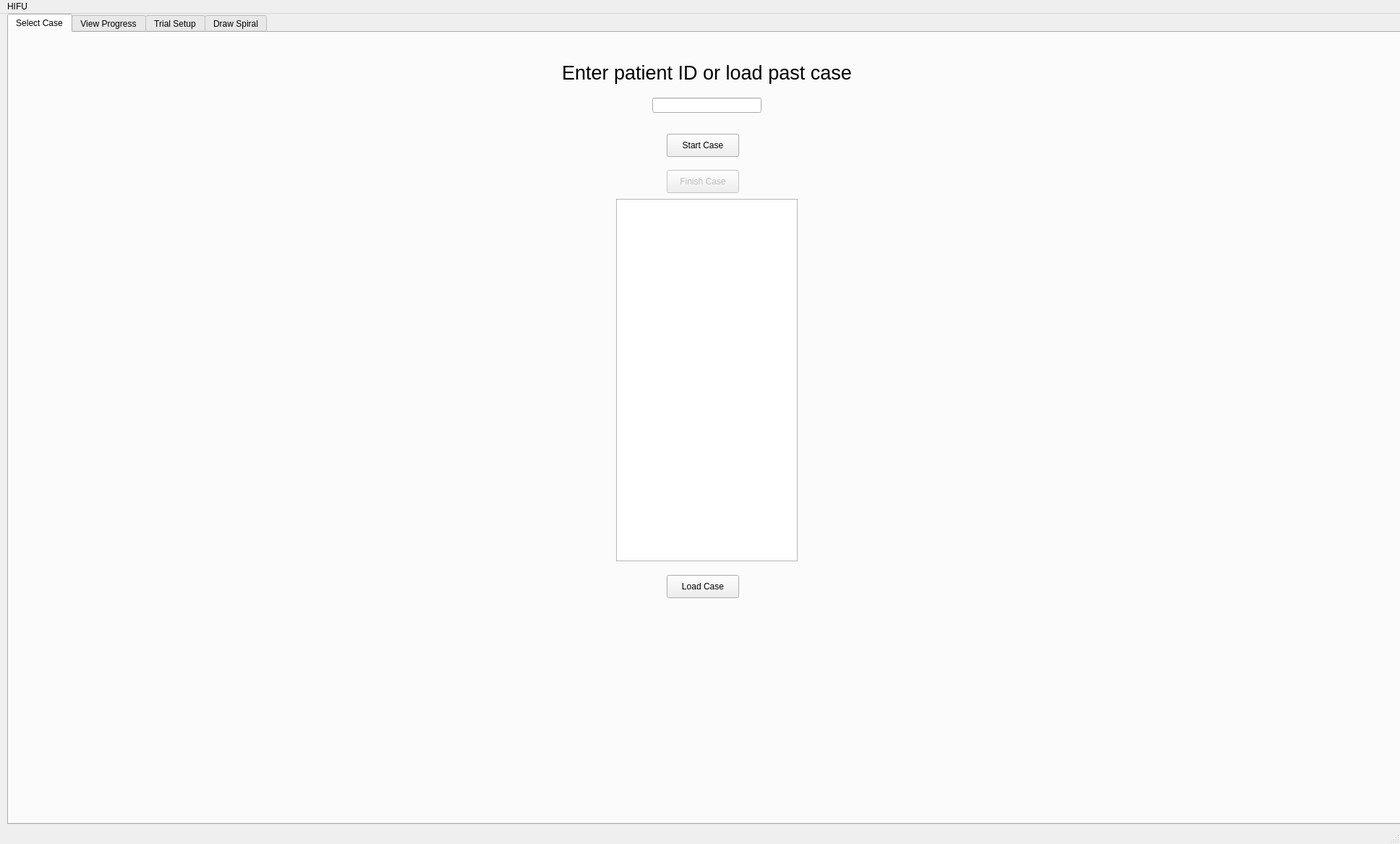
<?xml version="1.0" encoding="UTF-8"?>
<ui version="4.0">
 <class>MainWindow</class>
 <widget class="QMainWindow" name="MainWindow">
  <property name="enabled">
   <bool>true</bool>
  </property>
  <property name="geometry">
   <rect>
    <x>0</x>
    <y>0</y>
    <width>1936</width>
    <height>1167</height>
   </rect>
  </property>
  <property name="windowTitle">
   <string>MainWindow</string>
  </property>
  <widget class="QWidget" name="centralwidget">
   <widget class="QTabWidget" name="CaseViewer">
    <property name="enabled">
     <bool>true</bool>
    </property>
    <property name="geometry">
     <rect>
      <x>10</x>
      <y>0</y>
      <width>1931</width>
      <height>1121</height>
     </rect>
    </property>
    <property name="whatsThis">
     <string>&lt;html&gt;&lt;head/&gt;&lt;body&gt;&lt;p&gt;&lt;br/&gt;&lt;/p&gt;&lt;/body&gt;&lt;/html&gt;</string>
    </property>
    <property name="currentIndex">
     <number>0</number>
    </property>
    <widget class="QWidget" name="caseSelect">
     <attribute name="title">
      <string>Select Case</string>
     </attribute>
     <widget class="QPushButton" name="startCase">
      <property name="geometry">
       <rect>
        <x>910</x>
        <y>140</y>
        <width>100</width>
        <height>32</height>
       </rect>
      </property>
      <property name="text">
       <string>Start Case</string>
      </property>
     </widget>
     <widget class="QPushButton" name="finishCaseButton">
      <property name="enabled">
       <bool>false</bool>
      </property>
      <property name="geometry">
       <rect>
        <x>910</x>
        <y>190</y>
        <width>100</width>
        <height>32</height>
       </rect>
      </property>
      <property name="text">
       <string>Finish Case</string>
      </property>
     </widget>
     <widget class="QPushButton" name="loadCaseButton">
      <property name="geometry">
       <rect>
        <x>910</x>
        <y>750</y>
        <width>100</width>
        <height>32</height>
       </rect>
      </property>
      <property name="text">
       <string>Load Case</string>
      </property>
     </widget>
     <widget class="QLabel" name="label">
      <property name="geometry">
       <rect>
        <x>620</x>
        <y>30</y>
        <width>691</width>
        <height>51</height>
       </rect>
      </property>
      <property name="font">
       <font>
        <pointsize>20</pointsize>
       </font>
      </property>
      <property name="text">
       <string>Enter patient ID or load past case</string>
      </property>
      <property name="alignment">
       <set>Qt::AlignCenter</set>
      </property>
     </widget>
     <widget class="QLineEdit" name="patientIdEnter">
      <property name="geometry">
       <rect>
        <x>890</x>
        <y>90</y>
        <width>151</width>
        <height>21</height>
       </rect>
      </property>
     </widget>
     <widget class="QListWidget" name="prevPatientList">
      <property name="geometry">
       <rect>
        <x>840</x>
        <y>230</y>
        <width>251</width>
        <height>501</height>
       </rect>
      </property>
     </widget>
    </widget>
    <widget class="QWidget" name="aboutCase">
     <property name="enabled">
      <bool>false</bool>
     </property>
     <attribute name="title">
      <string>View Progress</string>
     </attribute>
     <widget class="QTabWidget" name="GraphTab">
      <property name="geometry">
       <rect>
        <x>-10</x>
        <y>0</y>
        <width>1931</width>
        <height>1091</height>
       </rect>
      </property>
      <property name="currentIndex">
       <number>0</number>
      </property>
      <widget class="QWidget" name="showGraphTab">
       <attribute name="title">
        <string>Graphs</string>
       </attribute>
       <widget class="QWidget" name="procedureImprovementGraph" native="true">
        <property name="geometry">
         <rect>
          <x>10</x>
          <y>10</y>
          <width>601</width>
          <height>431</height>
         </rect>
        </property>
       </widget>
       <widget class="QWidget" name="GraphWidget1" native="true">
        <property name="geometry">
         <rect>
          <x>650</x>
          <y>150</y>
          <width>381</width>
          <height>291</height>
         </rect>
        </property>
       </widget>
       <widget class="QWidget" name="GraphWidget8" native="true">
        <property name="geometry">
         <rect>
          <x>1530</x>
          <y>570</y>
          <width>351</width>
          <height>291</height>
         </rect>
        </property>
       </widget>
       <widget class="QWidget" name="GraphWidget7" native="true">
        <property name="geometry">
         <rect>
          <x>1160</x>
          <y>570</y>
          <width>351</width>
          <height>291</height>
         </rect>
        </property>
       </widget>
       <widget class="QWidget" name="GraphWidget6" native="true">
        <property name="geometry">
         <rect>
          <x>780</x>
          <y>570</y>
          <width>351</width>
          <height>291</height>
         </rect>
        </property>
       </widget>
       <widget class="QWidget" name="GraphWidget5" native="true">
        <property name="geometry">
         <rect>
          <x>410</x>
          <y>570</y>
          <width>351</width>
          <height>291</height>
         </rect>
        </property>
       </widget>
       <widget class="QWidget" name="GraphWidget4" native="true">
        <property name="geometry">
         <rect>
          <x>40</x>
          <y>570</y>
          <width>351</width>
          <height>291</height>
         </rect>
        </property>
       </widget>
       <widget class="QWidget" name="GraphWidget2" native="true">
        <property name="geometry">
         <rect>
          <x>1050</x>
          <y>150</y>
          <width>391</width>
          <height>291</height>
         </rect>
        </property>
       </widget>
       <widget class="QWidget" name="GraphWidget3" native="true">
        <property name="geometry">
         <rect>
          <x>1470</x>
          <y>150</y>
          <width>391</width>
          <height>291</height>
         </rect>
        </property>
       </widget>
      </widget>
      <widget class="QWidget" name="GraphSettingsTab">
       <attribute name="title">
        <string>Graph Settings</string>
       </attribute>
       <widget class="QLabel" name="label_3">
        <property name="geometry">
         <rect>
          <x>1100</x>
          <y>90</y>
          <width>261</width>
          <height>51</height>
         </rect>
        </property>
        <property name="font">
         <font>
          <pointsize>18</pointsize>
         </font>
        </property>
        <property name="text">
         <string>Spirals</string>
        </property>
       </widget>
       <widget class="QListWidget" name="current_spirals_view">
        <property name="geometry">
         <rect>
          <x>1100</x>
          <y>160</y>
          <width>211</width>
          <height>261</height>
         </rect>
        </property>
       </widget>
       <widget class="QGroupBox" name="groupBox_2">
        <property name="geometry">
         <rect>
          <x>1100</x>
          <y>430</y>
          <width>211</width>
          <height>131</height>
         </rect>
        </property>
        <property name="title">
         <string/>
        </property>
        <widget class="QRadioButton" name="ccw_plot_radio">
         <property name="geometry">
          <rect>
           <x>10</x>
           <y>0</y>
           <width>111</width>
           <height>31</height>
          </rect>
         </property>
         <property name="text">
          <string>CCW Spiral</string>
         </property>
         <property name="checked">
          <bool>true</bool>
         </property>
        </widget>
        <widget class="QRadioButton" name="cw_plot_radio">
         <property name="geometry">
          <rect>
           <x>10</x>
           <y>30</y>
           <width>111</width>
           <height>31</height>
          </rect>
         </property>
         <property name="text">
          <string>CW Spiral</string>
         </property>
        </widget>
        <widget class="QRadioButton" name="line_plot_radio">
         <property name="geometry">
          <rect>
           <x>10</x>
           <y>60</y>
           <width>101</width>
           <height>31</height>
          </rect>
         </property>
         <property name="text">
          <string>Line</string>
         </property>
        </widget>
        <widget class="QRadioButton" name="spatial_freq_plot_radio">
         <property name="geometry">
          <rect>
           <x>10</x>
           <y>90</y>
           <width>151</width>
           <height>31</height>
          </rect>
         </property>
         <property name="text">
          <string>Spatial Frequency</string>
         </property>
        </widget>
       </widget>
       <widget class="QPushButton" name="plot_spiral_aspects">
        <property name="geometry">
         <rect>
          <x>1150</x>
          <y>570</y>
          <width>111</width>
          <height>41</height>
         </rect>
        </property>
        <property name="text">
         <string>Plot Spirals</string>
        </property>
       </widget>
       <widget class="QListWidget" name="current_accel_view">
        <property name="geometry">
         <rect>
          <x>590</x>
          <y>160</y>
          <width>211</width>
          <height>261</height>
         </rect>
        </property>
       </widget>
       <widget class="QGroupBox" name="groupBox_3">
        <property name="geometry">
         <rect>
          <x>590</x>
          <y>500</y>
          <width>211</width>
          <height>131</height>
         </rect>
        </property>
        <property name="title">
         <string/>
        </property>
        <widget class="QRadioButton" name="frequency_accel_plot_radio">
         <property name="geometry">
          <rect>
           <x>10</x>
           <y>10</y>
           <width>161</width>
           <height>31</height>
          </rect>
         </property>
         <property name="text">
          <string>Frequency</string>
         </property>
         <property name="checked">
          <bool>true</bool>
         </property>
        </widget>
        <widget class="QRadioButton" name="raw_accel_plot_radio">
         <property name="geometry">
          <rect>
           <x>10</x>
           <y>50</y>
           <width>171</width>
           <height>31</height>
          </rect>
         </property>
         <property name="text">
          <string> Full Timeseries</string>
         </property>
        </widget>
        <widget class="QRadioButton" name="accel_sample_plot">
         <property name="geometry">
          <rect>
           <x>10</x>
           <y>90</y>
           <width>171</width>
           <height>31</height>
          </rect>
         </property>
         <property name="text">
          <string>Sample Timeseries</string>
         </property>
        </widget>
       </widget>
       <widget class="QPushButton" name="plot_accel_aspects">
        <property name="geometry">
         <rect>
          <x>610</x>
          <y>740</y>
          <width>161</width>
          <height>41</height>
         </rect>
        </property>
        <property name="text">
         <string>Plot Accelerometer</string>
        </property>
       </widget>
       <widget class="QLabel" name="label_4">
        <property name="geometry">
         <rect>
          <x>600</x>
          <y>100</y>
          <width>261</width>
          <height>51</height>
         </rect>
        </property>
        <property name="font">
         <font>
          <pointsize>18</pointsize>
         </font>
        </property>
        <property name="text">
         <string>Accelerometer</string>
        </property>
       </widget>
       <widget class="QPushButton" name="set_baseline">
        <property name="geometry">
         <rect>
          <x>620</x>
          <y>440</y>
          <width>151</width>
          <height>41</height>
         </rect>
        </property>
        <property name="text">
         <string>Set as Baseline</string>
        </property>
       </widget>
       <widget class="QLabel" name="label_5">
        <property name="geometry">
         <rect>
          <x>820</x>
          <y>190</y>
          <width>121</width>
          <height>61</height>
         </rect>
        </property>
        <property name="text">
         <string>Current Baseline:</string>
        </property>
       </widget>
       <widget class="QPushButton" name="analyze_accel_data">
        <property name="geometry">
         <rect>
          <x>600</x>
          <y>650</y>
          <width>191</width>
          <height>71</height>
         </rect>
        </property>
        <property name="text">
         <string>Analyze Acelerometer</string>
        </property>
       </widget>
       <widget class="QLabel" name="baseline_disp">
        <property name="geometry">
         <rect>
          <x>820</x>
          <y>240</y>
          <width>141</width>
          <height>61</height>
         </rect>
        </property>
        <property name="font">
         <font>
          <pointsize>16</pointsize>
         </font>
        </property>
        <property name="text">
         <string/>
        </property>
       </widget>
       <widget class="QPushButton" name="generate_pdf_report">
        <property name="geometry">
         <rect>
          <x>1640</x>
          <y>930</y>
          <width>141</width>
          <height>61</height>
         </rect>
        </property>
        <property name="text">
         <string>Generate PDF</string>
        </property>
       </widget>
      </widget>
     </widget>
    </widget>
    <widget class="QWidget" name="accelControl">
     <property name="enabled">
      <bool>false</bool>
     </property>
     <attribute name="title">
      <string>Trial Setup</string>
     </attribute>
     <widget class="QLabel" name="label_2">
      <property name="geometry">
       <rect>
        <x>200</x>
        <y>0</y>
        <width>251</width>
        <height>51</height>
       </rect>
      </property>
      <property name="font">
       <font>
        <pointsize>17</pointsize>
       </font>
      </property>
      <property name="text">
       <string>Trial Name</string>
      </property>
     </widget>
     <widget class="QPushButton" name="recordAccel">
      <property name="geometry">
       <rect>
        <x>620</x>
        <y>60</y>
        <width>100</width>
        <height>32</height>
       </rect>
      </property>
      <property name="text">
       <string>Record</string>
      </property>
     </widget>
     <widget class="QPushButton" name="downloadAccel">
      <property name="enabled">
       <bool>false</bool>
      </property>
      <property name="geometry">
       <rect>
        <x>620</x>
        <y>110</y>
        <width>100</width>
        <height>32</height>
       </rect>
      </property>
      <property name="text">
       <string>Done</string>
      </property>
     </widget>
     <widget class="QPushButton" name="cancelRecord">
      <property name="geometry">
       <rect>
        <x>610</x>
        <y>200</y>
        <width>111</width>
        <height>32</height>
       </rect>
      </property>
      <property name="text">
       <string>Cancel Record</string>
      </property>
     </widget>
     <widget class="QListWidget" name="accelCases">
      <property name="geometry">
       <rect>
        <x>1010</x>
        <y>30</y>
        <width>181</width>
        <height>171</height>
       </rect>
      </property>
     </widget>
     <widget class="QGroupBox" name="accel_trial_sel">
      <property name="geometry">
       <rect>
        <x>200</x>
        <y>60</y>
        <width>371</width>
        <height>181</height>
       </rect>
      </property>
      <property name="title">
       <string/>
      </property>
      <widget class="QRadioButton" name="preopRadio">
       <property name="geometry">
        <rect>
         <x>10</x>
         <y>10</y>
         <width>121</width>
         <height>41</height>
        </rect>
       </property>
       <property name="text">
        <string>preop</string>
       </property>
       <property name="checked">
        <bool>true</bool>
       </property>
      </widget>
      <widget class="QRadioButton" name="intraopRadio">
       <property name="geometry">
        <rect>
         <x>10</x>
         <y>40</y>
         <width>121</width>
         <height>41</height>
        </rect>
       </property>
       <property name="text">
        <string>intraop</string>
       </property>
      </widget>
      <widget class="QRadioButton" name="postopRadio">
       <property name="geometry">
        <rect>
         <x>10</x>
         <y>70</y>
         <width>131</width>
         <height>41</height>
        </rect>
       </property>
       <property name="text">
        <string>postop</string>
       </property>
      </widget>
      <widget class="QRadioButton" name="otherRadio">
       <property name="geometry">
        <rect>
         <x>10</x>
         <y>100</y>
         <width>151</width>
         <height>41</height>
        </rect>
       </property>
       <property name="text">
        <string>other</string>
       </property>
      </widget>
      <widget class="QLineEdit" name="trialNameAccel">
       <property name="enabled">
        <bool>false</bool>
       </property>
       <property name="geometry">
        <rect>
         <x>160</x>
         <y>110</y>
         <width>161</width>
         <height>21</height>
        </rect>
       </property>
      </widget>
      <widget class="QRadioButton" name="testRadio">
       <property name="geometry">
        <rect>
         <x>10</x>
         <y>130</y>
         <width>141</width>
         <height>41</height>
        </rect>
       </property>
       <property name="text">
        <string>test</string>
       </property>
      </widget>
      <widget class="QSpinBox" name="intraopValue">
       <property name="geometry">
        <rect>
         <x>130</x>
         <y>50</y>
         <width>42</width>
         <height>22</height>
        </rect>
       </property>
       <property name="minimum">
        <number>1</number>
       </property>
      </widget>
     </widget>
     <widget class="QPushButton" name="resetBoard">
      <property name="geometry">
       <rect>
        <x>1580</x>
        <y>30</y>
        <width>121</width>
        <height>32</height>
       </rect>
      </property>
      <property name="text">
       <string>Reset BT Board</string>
      </property>
     </widget>
     <widget class="QLabel" name="accelDeviceUpdate">
      <property name="geometry">
       <rect>
        <x>1000</x>
        <y>220</y>
        <width>701</width>
        <height>121</height>
       </rect>
      </property>
      <property name="font">
       <font>
        <pointsize>16</pointsize>
       </font>
      </property>
      <property name="text">
       <string>Ready for next recording.</string>
      </property>
     </widget>
     <widget class="QGroupBox" name="select_device_group">
      <property name="geometry">
       <rect>
        <x>1230</x>
        <y>100</y>
        <width>471</width>
        <height>80</height>
       </rect>
      </property>
      <property name="title">
       <string>Select Device</string>
      </property>
      <widget class="QRadioButton" name="penRadio">
       <property name="geometry">
        <rect>
         <x>10</x>
         <y>30</y>
         <width>141</width>
         <height>41</height>
        </rect>
       </property>
       <property name="text">
        <string>Pen (Gray)</string>
       </property>
      </widget>
      <widget class="QRadioButton" name="tabletRadio">
       <property name="geometry">
        <rect>
         <x>130</x>
         <y>30</y>
         <width>141</width>
         <height>41</height>
        </rect>
       </property>
       <property name="text">
        <string>Tablet (White)</string>
       </property>
       <property name="checked">
        <bool>true</bool>
       </property>
      </widget>
      <widget class="QRadioButton" name="spiralOnlyRadio">
       <property name="geometry">
        <rect>
         <x>280</x>
         <y>30</y>
         <width>191</width>
         <height>41</height>
        </rect>
       </property>
       <property name="text">
        <string>No Accel (Spiral Only)</string>
       </property>
       <property name="checked">
        <bool>false</bool>
       </property>
      </widget>
     </widget>
    </widget>
    <widget class="QWidget" name="spiralControl">
     <property name="enabled">
      <bool>false</bool>
     </property>
     <attribute name="title">
      <string>Draw Spiral</string>
     </attribute>
     <widget class="QTabWidget" name="spirals_tab">
      <property name="geometry">
       <rect>
        <x>0</x>
        <y>-1</y>
        <width>1921</width>
        <height>1091</height>
       </rect>
      </property>
      <property name="currentIndex">
       <number>0</number>
      </property>
      <widget class="QWidget" name="tab_3">
       <attribute name="title">
        <string>Basic Drawings</string>
       </attribute>
       <widget class="QLabel" name="spiral_ccw_draw">
        <property name="geometry">
         <rect>
          <x>230</x>
          <y>70</y>
          <width>561</width>
          <height>541</height>
         </rect>
        </property>
        <property name="autoFillBackground">
         <bool>false</bool>
        </property>
        <property name="text">
         <string/>
        </property>
        <property name="pixmap">
         <pixmap>ims/spiral_ccw_big.png</pixmap>
        </property>
        <property name="scaledContents">
         <bool>true</bool>
        </property>
       </widget>
       <widget class="QLabel" name="spiral_cw_draw">
        <property name="geometry">
         <rect>
          <x>1150</x>
          <y>70</y>
          <width>591</width>
          <height>541</height>
         </rect>
        </property>
        <property name="text">
         <string/>
        </property>
        <property name="pixmap">
         <pixmap>ims/spiral_cw_big.png</pixmap>
        </property>
        <property name="scaledContents">
         <bool>true</bool>
        </property>
       </widget>
       <widget class="QLabel" name="line_draw">
        <property name="geometry">
         <rect>
          <x>290</x>
          <y>770</y>
          <width>1348</width>
          <height>140</height>
         </rect>
        </property>
        <property name="text">
         <string/>
        </property>
        <property name="pixmap">
         <pixmap>ims/line.png</pixmap>
        </property>
        <property name="scaledContents">
         <bool>true</bool>
        </property>
       </widget>
       <widget class="QPushButton" name="clear_drawings">
        <property name="geometry">
         <rect>
          <x>10</x>
          <y>10</y>
          <width>121</width>
          <height>32</height>
         </rect>
        </property>
        <property name="text">
         <string>Clear Drawings</string>
        </property>
       </widget>
       <widget class="QPushButton" name="done_ccw_button">
        <property name="geometry">
         <rect>
          <x>340</x>
          <y>630</y>
          <width>100</width>
          <height>32</height>
         </rect>
        </property>
        <property name="text">
         <string>Done</string>
        </property>
       </widget>
       <widget class="QPushButton" name="done_cw_button">
        <property name="geometry">
         <rect>
          <x>1370</x>
          <y>640</y>
          <width>100</width>
          <height>32</height>
         </rect>
        </property>
        <property name="text">
         <string>Done</string>
        </property>
       </widget>
       <widget class="QPushButton" name="done_line_button">
        <property name="geometry">
         <rect>
          <x>800</x>
          <y>930</y>
          <width>100</width>
          <height>32</height>
         </rect>
        </property>
        <property name="text">
         <string>Done</string>
        </property>
       </widget>
       <widget class="QPushButton" name="loadp_spiralccw_button">
        <property name="geometry">
         <rect>
          <x>550</x>
          <y>630</y>
          <width>121</width>
          <height>32</height>
         </rect>
        </property>
        <property name="text">
         <string>Load Previous</string>
        </property>
       </widget>
       <widget class="QPushButton" name="loadp_spiralcw_button">
        <property name="geometry">
         <rect>
          <x>1540</x>
          <y>640</y>
          <width>111</width>
          <height>32</height>
         </rect>
        </property>
        <property name="text">
         <string>Load Previous</string>
        </property>
       </widget>
       <widget class="QPushButton" name="loadp_line_button">
        <property name="geometry">
         <rect>
          <x>990</x>
          <y>930</y>
          <width>111</width>
          <height>32</height>
         </rect>
        </property>
        <property name="text">
         <string>Load Previous</string>
        </property>
       </widget>
      </widget>
      <widget class="QWidget" name="tab_4">
       <attribute name="title">
        <string>Extras</string>
       </attribute>
       <widget class="QPushButton" name="clear_drawings2">
        <property name="geometry">
         <rect>
          <x>0</x>
          <y>0</y>
          <width>131</width>
          <height>32</height>
         </rect>
        </property>
        <property name="text">
         <string>Clear Drawings</string>
        </property>
       </widget>
      </widget>
     </widget>
    </widget>
   </widget>
  </widget>
  <widget class="QMenuBar" name="menubar">
   <property name="geometry">
    <rect>
     <x>0</x>
     <y>0</y>
     <width>1936</width>
     <height>24</height>
    </rect>
   </property>
   <widget class="QMenu" name="menuImaging_Window">
    <property name="title">
     <string>HIFU</string>
    </property>
   </widget>
   <addaction name="menuImaging_Window"/>
  </widget>
  <widget class="QStatusBar" name="statusbar"/>
 </widget>
 <resources/>
 <connections/>
</ui>
